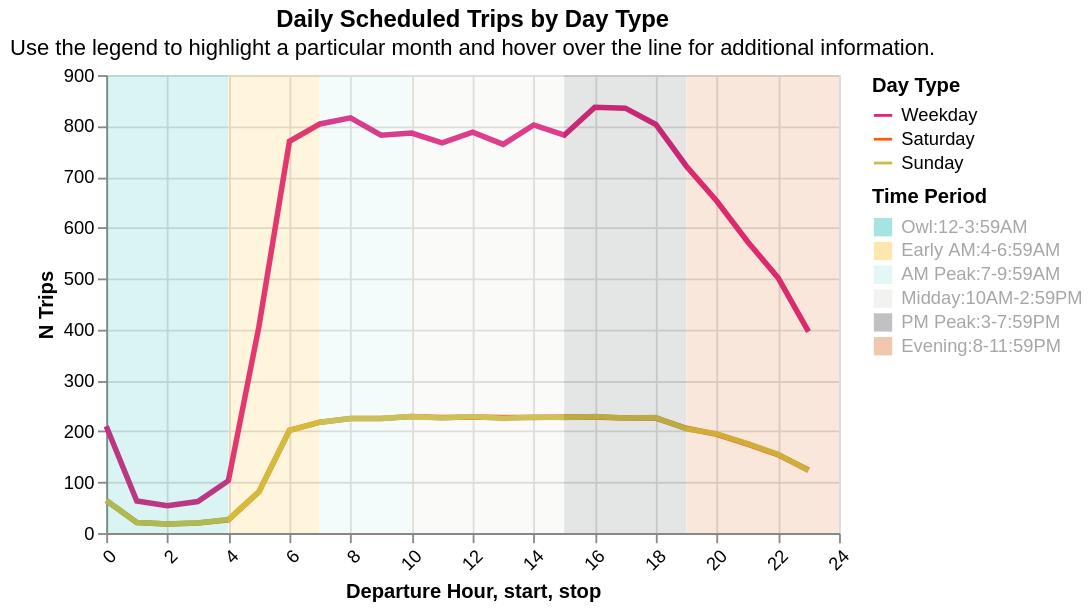

Write notebook code for a chart like this one.
### Code cell
# Make changes in utils and check
utils.create_hourly_summary(operator_hourly_summary_df)

### Figure 1 — Vega-Lite specification as saved in the notebook (floating-point values rounded to 4 significant figures; data arrays with more than 128 entries replaced by an {"elided": "..."} marker saying what was removed)
{"config": {"view": {"continuousWidth": 300, "continuousHeight": 300}}, "layer": [{"data": {"name": "data-e1ca121b295d1e65b6b8a6ae58dcc5de"}, "mark": {"type": "line", "size": 3}, "encoding": {"color": {"field": "Day Type", "scale": {"domain": ["Weekday", "Saturday", "Sunday"], "range": ["#dd217d", "#fc5c04", "#ccbb44"]}, "type": "nominal"}, "opacity": {"condition": [{"param": "param_cf57a8695696316d", "value": 1}], "value": 0.1}, "tooltip": [{"field": "Analysis Name", "type": "nominal"}, {"field": "Date", "type": "nominal"}, {"field": "Day Type", "type": "nominal"}, {"field": "Departure Hour", "type": "quantitative"}, {"field": "N Trips", "type": "quantitative"}], "x": {"axis": {"labelAngle": -45}, "field": "Departure Hour", "type": "quantitative"}, "y": {"field": "N Trips", "type": "quantitative"}}, "name": "view_a274f3ca7b216d06_0", "transform": [{"filter": {"param": "param_0b890cb6eb29343f"}}]}, {"data": {"name": "data-ed3e58c91c1826c4bca955698f66e78a"}, "mark": {"type": "rect", "opacity": 0.15}, "encoding": {"color": {"field": "Time Period", "scale": {"range": ["#00b2a9", "#ffb81c", "#b1e4e3", "#d9d9d6", "#4b4f54", "#d86018"]}, "sort": ["Owl:12-3:59AM", "Early AM:4-6:59AM", "AM Peak:7-9:59AM", "Midday:10AM-2:59PM", "PM Peak:3-7:59PM", "Evening:8-11:59PM"], "type": "nominal"}, "opacity": {"condition": [{"param": "param_fd65126add1e2165", "value": 0.45}], "value": 0.15}, "x": {"field": "start", "type": "quantitative"}, "x2": {"field": "stop"}}, "name": "view_46d18f5ccfb4263e_1"}], "height": 250, "params": [{"name": "param_0b890cb6eb29343f", "select": {"type": "point", "fields": ["Date"]}, "bind": {"input": "select", "options": ["07-2026", "06-2026", "05-2026", "04-2026", "03-2026", "02-2026", "01-2026", "12-2025", "11-2025", "10-2025", "09-2025", "08-2025", "07-2025"], "name": "Dates: "}, "value": "07-2026", "views": ["view_a274f3ca7b216d06_0"]}, {"name": "param_cf57a8695696316d", "select": {"type": "point", "fields": ["Day Type"]}, "bind": "legend", "views": ["view_a274f3ca7b216d06_0"]}, {"name": "param_fd65126add1e2165", "select": {"type": "point", "fields": ["Time Period"]}, "bind": "legend", "value": "Owl", "views": ["view_46d18f5ccfb4263e_1"]}], "resolve": {"scale": {"color": "independent"}}, "title": {"text": ["Daily Scheduled Trips by Day Type"], "subtitle": ["Use the legend to highlight a particular month and hover over the line for additional information."]}, "width": 400, "$schema": "https://vega.github.io/schema/vega-lite/v6.4.1.json", "datasets": {"data-e1ca121b295d1e65b6b8a6ae58dcc5de": {"elided": "936 records"}, "data-ed3e58c91c1826c4bca955698f66e78a": [{"index": 0, "start": 0, "stop": 3.99, "Time Period": "Owl:12-3:59AM"}, {"index": 1, "start": 4, "stop": 6.99, "Time Period": "Early AM:4-6:59AM"}, {"index": 2, "start": 7, "stop": 9.99, "Time Period": "AM Peak:7-9:59AM"}, {"index": 3, "start": 10, "stop": 14.99, "Time Period": "Midday:10AM-2:59PM"}, {"index": 4, "start": 15, "stop": 18.99, "Time Period": "PM Peak:3-7:59PM"}, {"index": 5, "start": 19, "stop": 24.0, "Time Period": "Evening:8-11:59PM"}]}}
